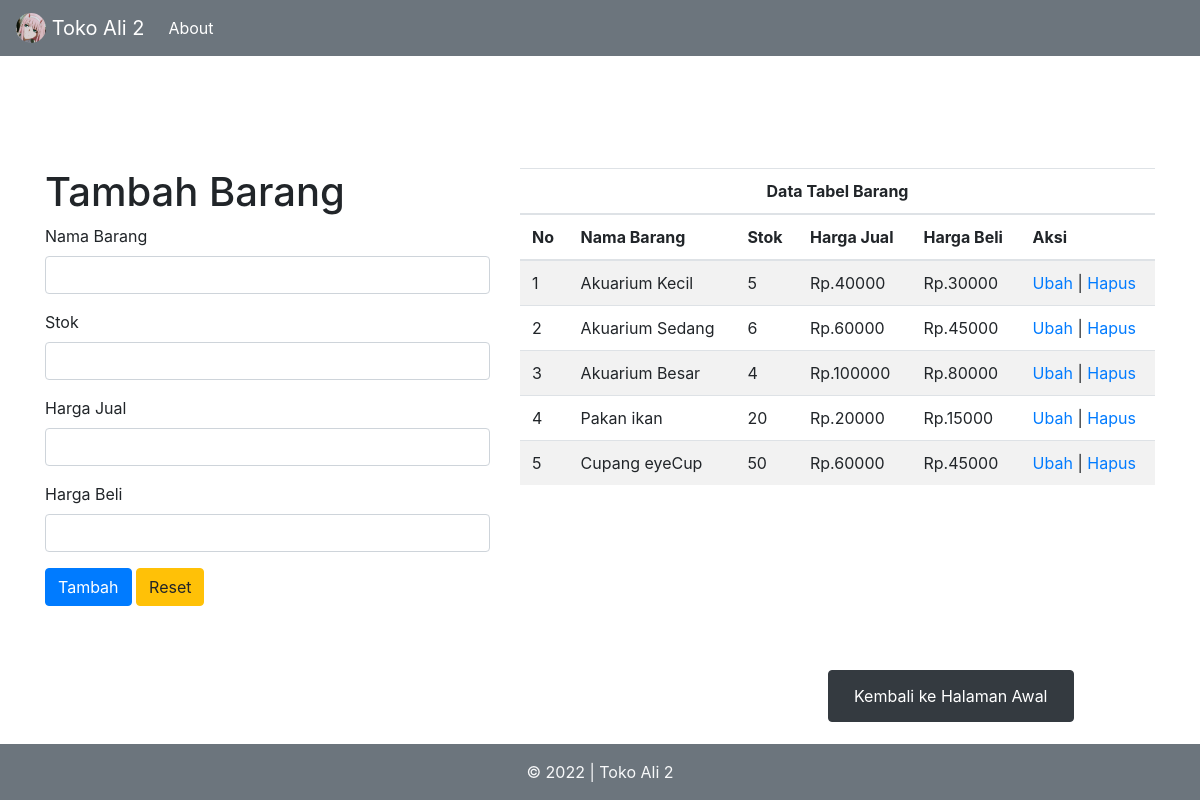
The page /php/barang.php on the database its author committed.
### tables this page shows
CREATE TABLE `barang` (
  `kd_brg` int(11) NOT NULL,
  `nm_brg` varchar(20) NOT NULL,
  `stok` int(11) NOT NULL,
  `harga_jual` bigint(15) NOT NULL,
  `harga_beli` int(11) NOT NULL
);

### php/barang.php (the view, shortened to what this page needs)
<?php
function query($query)
{
  $conn = mysqli_connect('localhost', 'root', '', 'kelompok3web');
  $result = mysqli_query($conn, $query) or die(mysqli_error($conn));
  $rows = [];
  while ($row = mysqli_fetch_assoc($result)) {
    $rows[] = $row;
  }
  return $rows;
}
$barang = query("SELECT * FROM barang");
?>
  <?php endif;
$aksi = 'Tambah';
$nama = null;
$stok = null;
$harga_jual = null;
$harga_beli = null;
$a = null;
  ?>
<!doctype html>
<html lang="en">
<head>
  <link rel="stylesheet" href="..\css\bootstrap.css">
</head>
<body>
  <header>
    <nav class="navbar navbar-expand-md navbar-dark fixed-top bg-secondary">
      <a class="navbar-brand" href="index.php">
        <img src="..\img\zero-two.jpg" alt="judul" width="30" height="30" class="d-inline-block align-top rounded-circle">
        Toko Ali 2
      </a>
      <div class="collapse navbar-collapse" id="navbarCollapse">
        <ul class="navbar-nav mr-auto">
          <li class="nav-item active">
            <a class="nav-link" href="about.php">About</a>
          </li>
        </ul>
      </div>
    </nav>
  </header>
  <main>
    <div class="container my-5 ">
      <div class="row">
        <div class="col-md-5 my-5 ">
          <form action="" method="POST">
            <h1><?= $aksi; ?> Barang </h1>
            <div class="form-group">
              <label for="nama">Nama Barang</label>
              <input type="text" class="form-control" id="nama" name="nama" <?= $a; ?> value="<?= $nama; ?>">
            </div>
            <div class="form-group">
              <label for="stok">Stok</label>
              <input type="number" class="form-control" id="stok" name="stok" value="<?= $stok; ?>">
            </div>
            <div class="form-group">
              <label for="harga">Harga Jual</label>
              <input type="number" class="form-control" id="harga_jual" name="harga_jual" value="<?= $harga_jual; ?>">
            </div>
            <div class="form-group">
              <label for="harga">Harga Beli</label>
              <input type="number" class="form-control" id="harga_beli" name="harga_beli" value="<?= $harga_beli; ?>">
            </div>
            <button type="submit" class="btn btn-primary" name="<?= $aksi; ?>" id="<?= $aksi; ?>"><?= $aksi; ?></button>
            <button type="reset" class="btn btn-warning">Reset</button>
          </form>
        </div>
        <div class="col-md-7 my-5">
          <table class="table table-striped">
            <thead>
              <tr>
                <th colspan="6" class="text-center">Data Tabel Barang</th>
              </tr>
              <tr>
                <th>No</th>
                <th>Nama Barang</th>
                <th>Stok</th>
                <th>Harga Jual</th>
                <th>Harga Beli</th>
                <th>Aksi</th>
              </tr>
            </thead>
            <tbody>
              <?php
              $no = 1;
              foreach ($barang as $b) : ?>
                <tr>
                  <td><?= $no++; ?></td>
                  <td><?= $b['nm_brg']; ?></td>
                  <td><?= $b['stok']; ?></td>
                  <td>Rp.<?= $b['harga_jual']; ?></td>
                  <td>Rp.<?= $b['harga_beli']; ?></td>
                  <td>
                    <a href="?Ubah=<?= $b['kd_brg']; ?>">Ubah</a> |
                    <a href="?hapus=<?= $b['kd_brg']; ?>" onclick="confirm('apakah anda yakin?')">Hapus</a>
                  </td>
                </tr>
              <?php endforeach; ?>
            </tbody>
          </table>
        </div>
        <button type="button" class="btn btn-dark " style="margin-left: 70%;">
          <a class="btn btn-dark" href="index.php" role="button">Kembali ke Halaman Awal</a>
        </button>
      </div>
    </div>
  </main>
  <footer class="footer fixed-bottom  mt-auto py-3 bg-secondary ">
    <div class="container text-center">
      <span class="text-light">&copy; 2022 | Toko Ali 2</span>
    </div>
  </footer>
</body>
</html>

### rows shown on the page
barang: nm_brg "Akuarium Kecil", stok "5", harga_jual "40000", harga_beli "30000"
barang: nm_brg "Akuarium Sedang", stok "6", harga_jual "60000", harga_beli "45000"
barang: nm_brg "Akuarium Besar", stok "4", harga_jual "100000", harga_beli "80000"
barang: nm_brg "Pakan ikan", stok "20", harga_jual "20000", harga_beli "15000"
barang: nm_brg "Cupang eyeCup", stok "50", harga_jual "60000", harga_beli "45000"

### other values the page prints
$aksi "Tambah"
